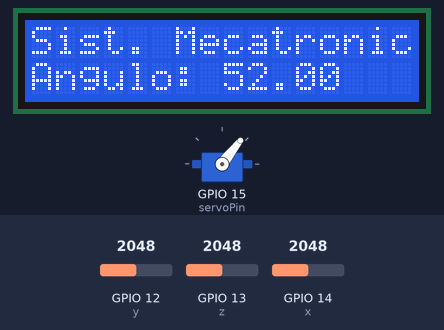
This sketch was run on a simulated ESP32. Shown: servo, 16×2 character LCD. The inputs (shaded band) are chosen by the test bench; at power-on: GPIO 12 (y) = 2048, GPIO 13 (z) = 2048, GPIO 14 (x) = 2048.

Above: at 1.2 s.
1.3 s: GPIO 12 (y) set to 2457
At 3.3 s:
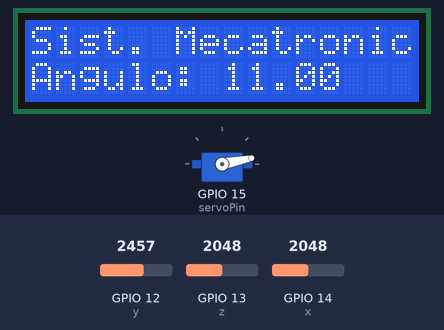
3.6 s: GPIO 13 (z) set to 2866
At 4.7 s:
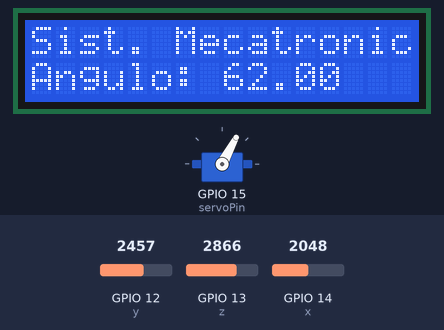
5.7 s: GPIO 12 (y) set to 2047
At 7.2 s:
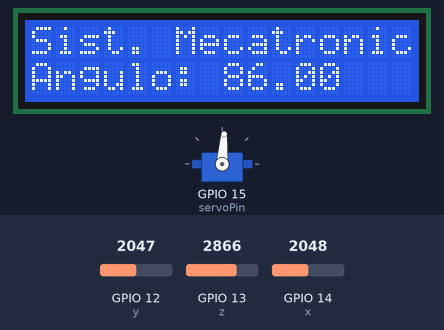
7.7 s: GPIO 12 (y) set to 1543
At 9.5 s:
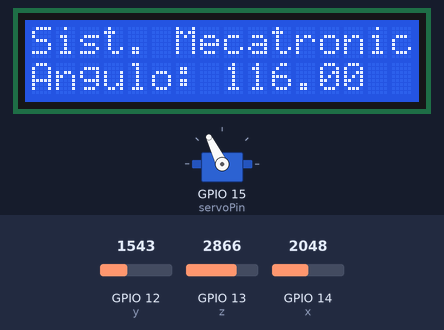
9.8 s: GPIO 13 (z) set to 2377
At 11.0 s:
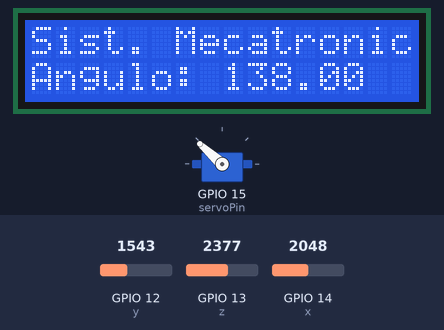
11.8 s: GPIO 13 (z) set to 2047
At 13.6 s:
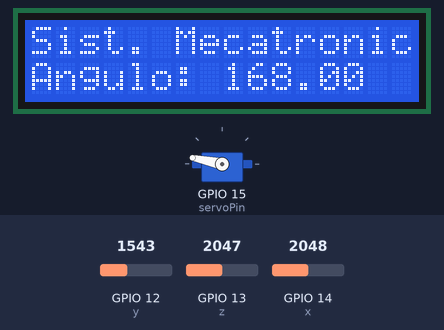
Timing chart, 0 to 14.9 s (numbered marks = the images above; inputs shaded):
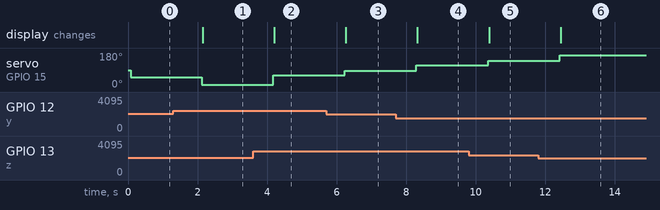

Measured:
- after the input at 1.3 s, servo on GPIO 15 (servoPin): 52° → 11° after 0.82 s; the display: changes after 0.85 s (image 1)
- after the input at 3.6 s, servo on GPIO 15 (servoPin): 11° → 62° after 0.58 s; the display: changes after 0.61 s (image 2)
- after the input at 5.7 s, servo on GPIO 15 (servoPin): 62° → 86° after 0.54 s; the display: changes after 0.57 s (image 3)
- after the input at 7.7 s, servo on GPIO 15 (servoPin): 86° → 116° after 0.60 s; the display: changes after 0.63 s (image 4)
- after the input at 9.8 s, servo on GPIO 15 (servoPin): 116° → 138° after 0.56 s; the display: changes after 0.59 s (image 5)
- after the input at 11.8 s, servo on GPIO 15 (servoPin): 138° → 168° after 0.62 s; the display: changes after 0.65 s (image 6)

The sketch:

P4A3-SistemaMecatronico.ino
```cpp
#include <ESP32Servo.h>  // Incluye la biblioteca Servo para controlar el servo motor en arduino 2.2.1 IDE
#include <Wire.h>
#include <LiquidCrystal_I2C.h>


#define x 14        // Definición del pin analógico conectado al acelerómetro en el eje X
#define y 12        // Definición del pin analógico conectado al acelerómetro en el eje Y
#define z 13        // Definición del pin analógico conectado al acelerómetro en el eje Z
#define servoPin 15 // Definición del pin al que está conectado el servo motor
Servo miServo;       // Creación de un objeto Servo llamado "miServo"


// Set the LCD address to 0x27 for a 16 columnas y 2 filas
LiquidCrystal_I2C lcd(0x27, 16, 2);


// Variables para almacenar los valores leídos de los acelerómetros en el eje X, Y y Z
float valX = 0;
float valY = 0;
float valZ = 0;


// Variables para calcular la gravedad en los ejes X, Y y Z
float Xg = 0;
float Yg = 0;
float Zg = 0;


// Valores mínimos y máximos de los acelerómetros en cada eje
float x_min = 1547.0;
float x_max = 2391.0;
float y_min = 1558.0;
float y_max = 2391.0;
float z_min = 1583.0;
float z_max = 2417.0;


// Ángulos de roll y pitch en radianes y grados
float alphaR = 0.0;
float betaR = 0.0;
float alphaG = 0.0;
float betaG = 0.0;


void setup() {
  Serial.begin(115200);  // Inicializa la comunicación serial a 115200 baudios
  miServo.attach(servoPin);  // Asocia el objeto Servo con el pin del servo motor
  lcd.init();
  lcd.backlight();


}


void loop() {
    // Lee los valores analógicos de los acelerómetros en los ejes X, Y y Z
    valX = analogRead(x);
    valY = analogRead(y);
    valZ = analogRead(z);

    // Calcula la gravedad normalizada en los ejes X, Y y Z
    Xg = map(valX, x_min, x_max, -100, 100);
    Xg = -Xg / 100;
    Yg = map(valY, y_min, y_max, -100, 100);
    Yg = Yg / 100;
    Zg = map(valZ, z_min, z_max, -100, 100);
    Zg = Zg / 100;

    // Calcula los ángulos de roll y pitch en radianes
    alphaR = -atan(Yg / sqrt(pow(Xg, 2) + pow(Zg, 2)));
    betaR = atan(Xg / sqrt(pow(Yg, 2) + pow(Zg, 2)));

    // Convierte los ángulos de radianes a grados
    alphaG = alphaR * 180 / PI;
    betaG = betaR * 180 / PI;


    // Mapea el ángulo de roll a un valor entre 0 y 180 para controlar el servo motor
    float anguloServoMotor = map(alphaG, -90, 90, 0, 180);
    miServo.write(anguloServoMotor);
    // Mueve el servo motor al ángulo calculado
    lcd.setCursor(0, 0);
    lcd.print("Sist. Mecatronico");
    lcd.setCursor(0, 1);
    lcd.print("Angulo: " + String(anguloServoMotor));
    delay(1000);
}
```
